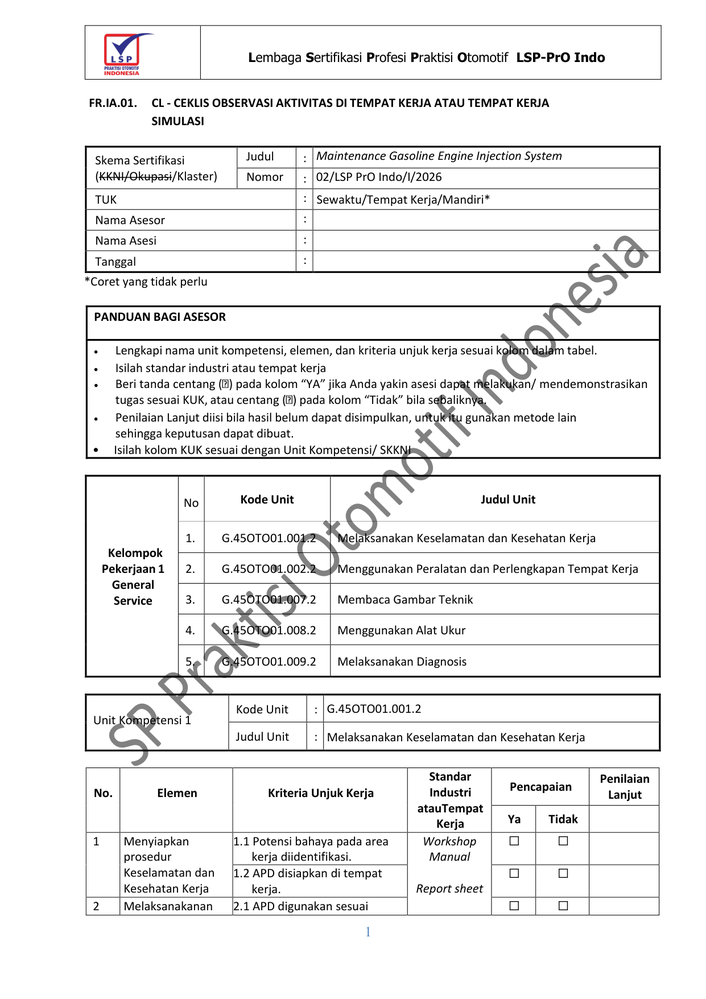
#> input picture scratch/ref_page_1.png, 706 x 999 px, shrunk from 1241 x 1756 before the run, found by its file name
$ python analyze_pixels.py
#> lines starting #> are read from the running program, lines starting #| are printed output that depends on the picture
from PIL import Image
import numpy as np

im = Image.open('scratch/ref_page_1.png').convert('RGB')
#> im is the input picture: PIL image 706x999 RGB; mean R, G, B 237.6, 237.5, 237.6
arr = np.array(im)

# Pure white is (255, 255, 255)
# Text is dark (< 100)
# Gray table headers is around (217, 217, 217)
# Watermark is usually faint blue/gray around (200-240, 200-240, 230-255)

h, w, _ = arr.shape
#> h = 999; w = 706
print(f"Image size: {w}x{h}")
#| Image size: 706x999

# Check center region (x from 100 to w-100, y from 200 to h-200)
center = arr[200:h-200, 100:w-100]
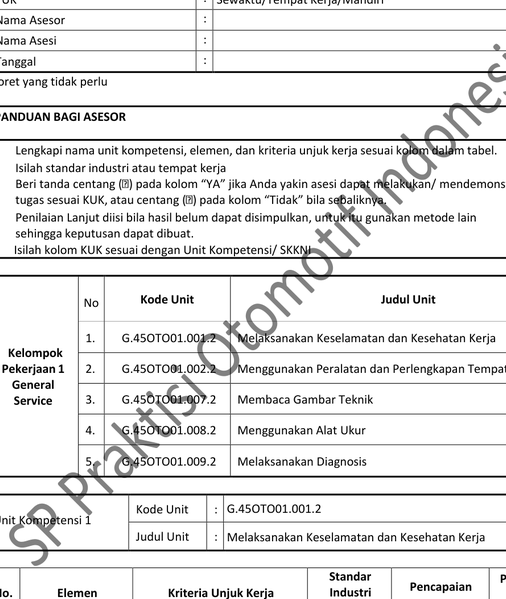
#> center: shape (599, 506, 3); min 0, max 255, mean 229.7
# Count non-white, non-black, non-gray pixels
r = center[:, :, 0].astype(int)
g = center[:, :, 1].astype(int)
b = center[:, :, 2].astype(int)

# Watermarks typically have color saturation |r-g| > 10 or |r-b| > 10 or faint tint
diff_rg = np.abs(r - g)
#> diff_rg: shape (599, 506) int64; every value is 0
diff_rb = np.abs(r - b)
tinted = (diff_rb > 8) & (r > 150) & (b > 150)
#> tinted: shape (599, 506) bool; every value is 0
print(f"Faint tinted watermark pixels in center: {np.sum(tinted)}")
#| Faint tinted watermark pixels in center: 0

# Let's inspect unique colors in faint range
faint = (r > 180) & (r < 250) & (g > 180) & (g < 250) & (b > 180) & (b < 250)
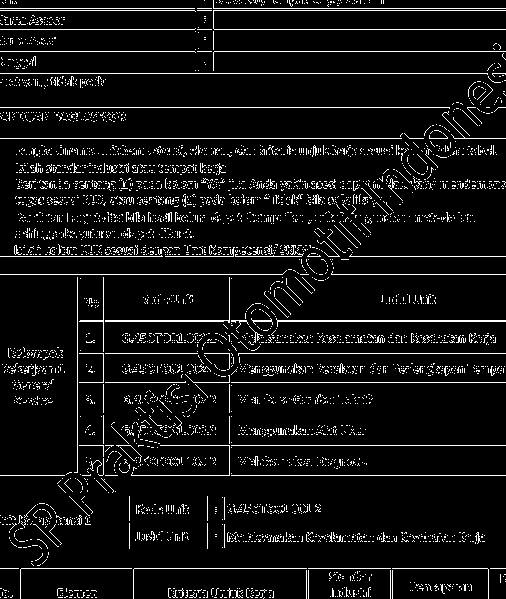
#> faint: shape (599, 506) bool; 6.9% white in thin lines or dots
faint_pixels = arr[200:h-200, 100:w-100][faint]
print(f"Total faint pixels in center: {len(faint_pixels)}")
#| Total faint pixels in center: 20776
if len(faint_pixels) > 0:
    unique_faint = np.unique(faint_pixels, axis=0)
#> unique_faint = 69 rows, first 8: [181, 181, 181], [182, 182, 182], [183, 183, 183], [184, 184, 184], [185, 185, 185], [186, 186, 186], [187, 187, 187], [188, 188, 188]
    print(f"Unique faint colors: {len(unique_faint)}")
#| Unique faint colors: 69
    # Print sample colors
    print("Sample faint colors:", unique_faint[:10])
#| Sample faint colors: [[181 181 181]
#|  [182 182 182]
#|  [183 183 183]
#|  [184 184 184]
#|  [185 185 185]
#|  [186 186 186]
#|  [187 187 187]
#|  [188 188 188]
#|  [189 189 189]
#|  [190 190 190]]
